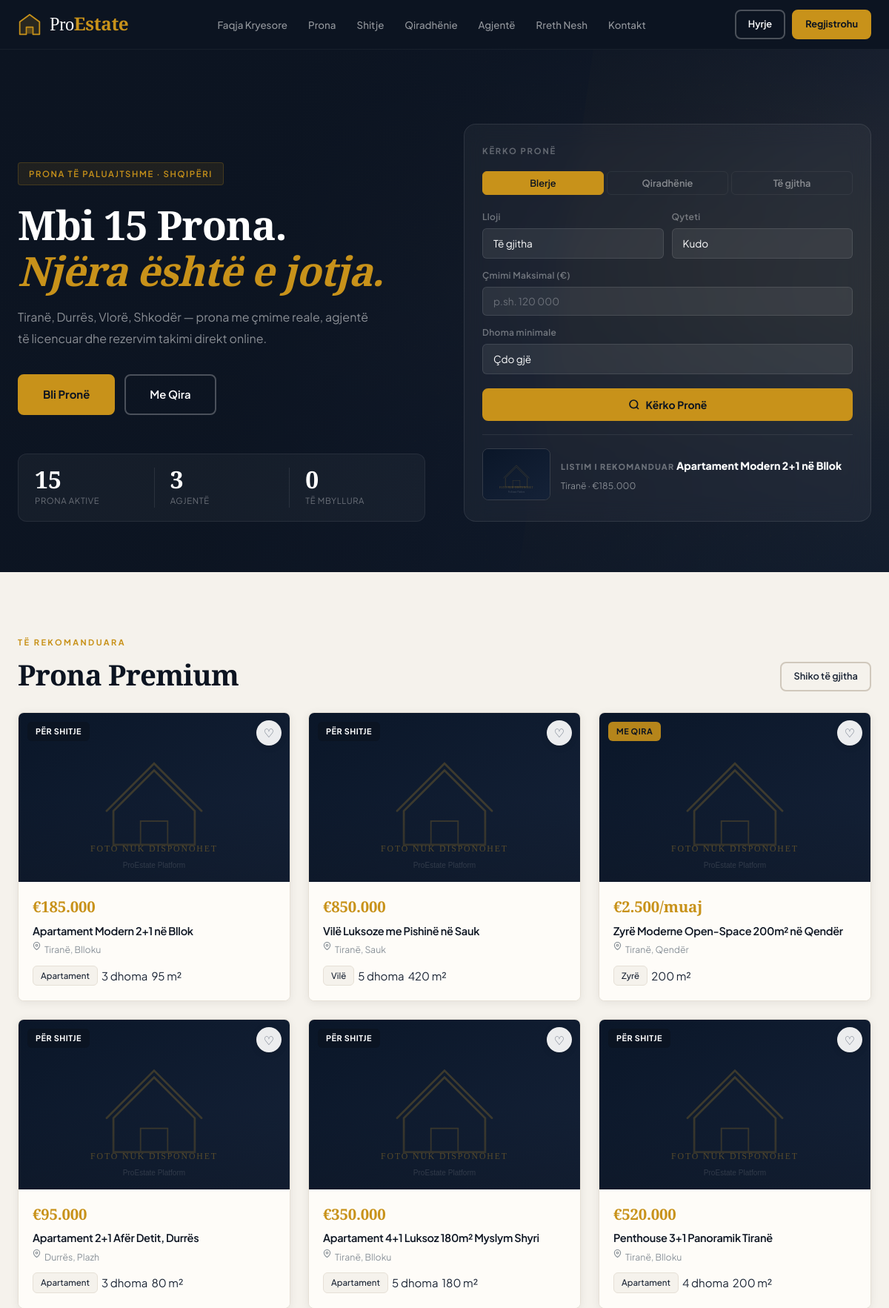
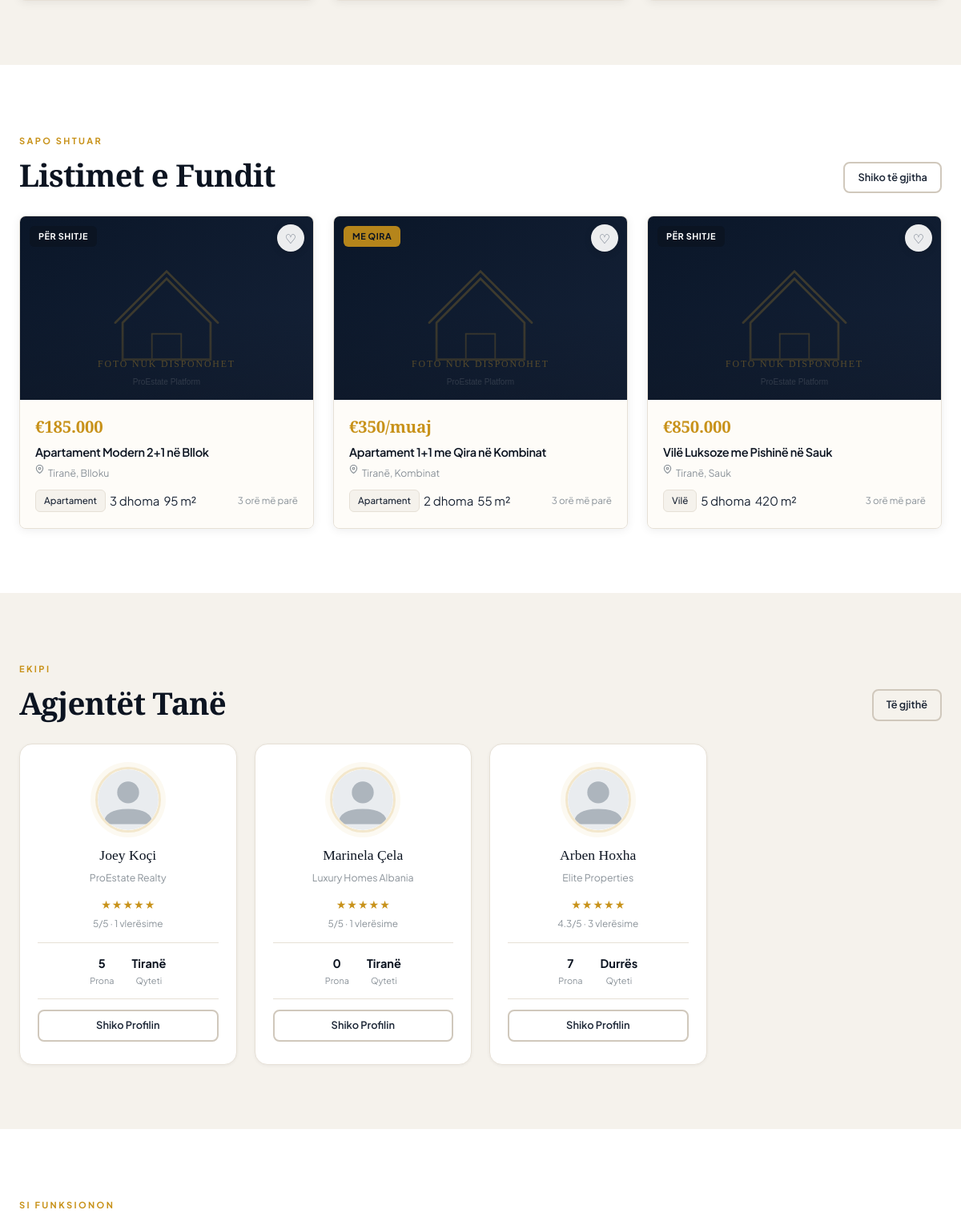
The page / (upper part) on the database its author committed (2 pictures, top to bottom).
### tables this page shows
CREATE TABLE IF NOT EXISTS `properties` (
  `id`           INT UNSIGNED     NOT NULL AUTO_INCREMENT,
  `title`        VARCHAR(300)     NOT NULL,
  `description`  TEXT             NOT NULL,
  `type`         ENUM('apartment','house','villa','commercial','office','land','garage') NOT NULL,
  `status`       ENUM('for_sale','for_rent','sold','rented') NOT NULL DEFAULT 'for_sale',
  `price`        DECIMAL(12,2)    NOT NULL,
  `price_period` ENUM('total','monthly','yearly') NOT NULL DEFAULT 'total',
  `area`         DECIMAL(10,2)    DEFAULT NULL COMMENT 'm2',
  `rooms`        TINYINT UNSIGNED DEFAULT 0,
  `bathrooms`    TINYINT UNSIGNED DEFAULT 0,
  `floor`        SMALLINT         DEFAULT NULL,
  `total_floors` SMALLINT         DEFAULT NULL,
  `year_built`   SMALLINT         DEFAULT NULL,
  `address`      VARCHAR(500)     NOT NULL,
  `city`         VARCHAR(100)     NOT NULL,
  `neighborhood` VARCHAR(200)     DEFAULT NULL,
  `latitude`     DECIMAL(10,8)    DEFAULT NULL,
  `longitude`    DECIMAL(11,8)    DEFAULT NULL,
  `owner_id`     INT UNSIGNED     NOT NULL,
  `agent_id`     INT UNSIGNED     DEFAULT NULL,
  `is_featured`  TINYINT(1)       NOT NULL DEFAULT 0,
  `is_active`    TINYINT(1)       NOT NULL DEFAULT 1,
  `approval_status` ENUM('pending','approved','rejected') NOT NULL DEFAULT 'approved',
  `is_verified`  TINYINT(1)       NOT NULL DEFAULT 1,
  `approved_at`  DATETIME         DEFAULT NULL,
  `approved_by`  INT UNSIGNED     DEFAULT NULL,
  `views`        INT UNSIGNED     NOT NULL DEFAULT 0,
  `created_at`   TIMESTAMP        NOT NULL DEFAULT CURRENT_TIMESTAMP,
  `updated_at`   TIMESTAMP        NOT NULL DEFAULT CURRENT_TIMESTAMP ON UPDATE CURRENT_TIMESTAMP,
  PRIMARY KEY (`id`),
  KEY `idx_city` (`city`),
  KEY `idx_type` (`type`),
  KEY `idx_status` (`status`),
  KEY `idx_price` (`price`),
  KEY `idx_featured` (`is_featured`),
  KEY `idx_active` (`is_active`),
  KEY `idx_approval` (`approval_status`),
  KEY `idx_verified` (`is_verified`),
  KEY `idx_owner` (`owner_id`),
  KEY `idx_agent` (`agent_id`),
  FULLTEXT KEY `ft_search` (`title`, `description`, `address`, `city`, `neighborhood`),
  CONSTRAINT `fk_prop_owner` FOREIGN KEY (`owner_id`) REFERENCES `users` (`id`) ON DELETE CASCADE,
  CONSTRAINT `fk_prop_agent` FOREIGN KEY (`agent_id`) REFERENCES `users` (`id`) ON DELETE SET NULL,
  CONSTRAINT `fk_prop_approved_by` FOREIGN KEY (`approved_by`) REFERENCES `users` (`id`) ON DELETE SET NULL
);

CREATE TABLE IF NOT EXISTS `users` (
  `id`                   INT UNSIGNED     NOT NULL AUTO_INCREMENT,
  `email`                VARCHAR(255)     NOT NULL,
  `password`             VARCHAR(255)     NOT NULL COMMENT 'bcrypt hash',
  `first_name`           VARCHAR(100)     NOT NULL,
  `last_name`            VARCHAR(100)     NOT NULL,
  `phone`                VARCHAR(25)      DEFAULT NULL,
  `gender`               ENUM('female','male','other','unspecified') NOT NULL DEFAULT 'unspecified',
  `role`                 ENUM('admin','agent','owner','client') NOT NULL DEFAULT 'client',
  `avatar`               VARCHAR(255)     DEFAULT NULL,
  `bio`                  TEXT             DEFAULT NULL,
  `agency_name`          VARCHAR(200)     DEFAULT NULL,
  `license_number`       VARCHAR(100)     DEFAULT NULL,
  `city`                 VARCHAR(100)     DEFAULT NULL,
  `is_active`            TINYINT(1)       NOT NULL DEFAULT 1,
  `email_verified`       TINYINT(1)       NOT NULL DEFAULT 0,
  `verification_token`   VARCHAR(64)      DEFAULT NULL,
  `reset_token`          VARCHAR(64)      DEFAULT NULL,
  `reset_token_expires`  DATETIME         DEFAULT NULL,
  `last_login`           DATETIME         DEFAULT NULL,
  `created_at`           TIMESTAMP        NOT NULL DEFAULT CURRENT_TIMESTAMP,
  `updated_at`           TIMESTAMP        NOT NULL DEFAULT CURRENT_TIMESTAMP ON UPDATE CURRENT_TIMESTAMP,
  PRIMARY KEY (`id`),
  UNIQUE KEY `uq_email` (`email`),
  KEY `idx_role` (`role`),
  KEY `idx_active` (`is_active`)
);

### index.php (the view, shortened to what the rows shown need)
<?php
require_once __DIR__ . '/includes/db.php';
require_once __DIR__ . '/includes/security.php';
require_once __DIR__ . '/includes/functions.php';
$featured = db_rows(
    "SELECT p.*, pi.filename AS primary_img FROM properties p
     LEFT JOIN property_images pi ON pi.property_id=p.id AND pi.is_primary=1
     WHERE p.is_active=1 AND p.approval_status='approved' AND p.is_featured=1 ORDER BY p.created_at DESC LIMIT 6"
);
$latest = db_rows(
    "SELECT p.*, pi.filename AS primary_img FROM properties p
     LEFT JOIN property_images pi ON pi.property_id=p.id AND pi.is_primary=1
     WHERE p.is_active=1 AND p.approval_status='approved' ORDER BY p.created_at DESC LIMIT 3"
);
$agents = db_rows(
    "SELECT u.*, COUNT(DISTINCT p.id) as pc, COALESCE(AVG(r.rating),0) as avg_r, COUNT(DISTINCT r.id) as rc
     FROM users u
     LEFT JOIN properties p ON p.agent_id=u.id AND p.is_active=1 AND p.approval_status='approved'
     LEFT JOIN reviews r ON r.agent_id=u.id
     WHERE u.role='agent' AND u.is_active=1
     GROUP BY u.id ORDER BY avg_r DESC, pc DESC LIMIT 4"
);
$stats   = get_site_stats();
$fav_ids = [];
require __DIR__ . '/templates/header.php';
?>
<section class="hero">
  <div class="hero__inner">
    <div class="container">
      <div class="hero__layout">
        <div class="hero__content">
          <h1>Mbi <?= $stats['total_properties'] ?> Prona.<br><em>Njëra është e jotja.</em></h1>
        </div>
        <div class="hero__search-panel">
          <?php
            $hero_preview = $featured[0] ?? ($latest[0] ?? null);
            if ($hero_preview):
              $hero_img = !empty($hero_preview['primary_img'])
                ? SITE_URL . '/uploads/properties/' . $hero_preview['primary_img']
                : SITE_URL . '/assets/images/property-placeholder.svg';
          ?>
          <div class="hero__property-preview">
            <a href="<?= SITE_URL ?>/property.php?id=<?= (int)$hero_preview['id'] ?>" class="hero-preview-card">
              <img src="<?= e($hero_img) ?>" alt="<?= e($hero_preview['title']) ?>" loading="lazy">
              <span>
                <span class="hero-preview-card__label">Listim i rekomanduar</span>
                <span class="hero-preview-card__title"><?= e($hero_preview['title']) ?></span>
                <span class="hero-preview-card__meta"><?= e($hero_preview['city']) ?> · <?= format_price((float)$hero_preview['price'], $hero_preview['price_period']) ?></span>
              </span>
            </a>
          </div>
          <?php endif; ?>
        </div>
      </div>
    </div>
  </div>
</section>
<?php if (!empty($featured)): ?>
<section class="section section--alt">
  <div class="container">
    <div class="section-heading-row">
      <div><div class="section__eyebrow">Të Rekomanduara</div><h2 style="margin:0;">Prona Premium</h2></div>
    </div>
    <div class="properties-grid">
      <?php foreach ($featured as $p):
        $img   = $p['primary_img'] ? SITE_URL.'/uploads/properties/'.$p['primary_img'] : SITE_URL.'/assets/images/property-placeholder.svg';
        $scode = $p['status']==='for_sale'?'sale':($p['status']==='for_rent'?'rent':'other');
        $is_fav= in_array($p['id'], $fav_ids);
      ?>
      <div class="property-card" data-id="<?= $p['id'] ?>">
        <a href="<?= SITE_URL ?>/property.php?id=<?= $p['id'] ?>" class="property-card__img-wrap">
          <img src="<?= e($img) ?>" alt="<?= e($p['title']) ?>" loading="lazy" onerror="this.src='<?= SITE_URL ?>/assets/images/property-placeholder.svg'">
          <span class="badge badge--<?= $scode ?>"><?= property_status_label($p['status']) ?></span>
          <button class="btn-fav <?= $is_fav?'active':'' ?>" data-id="<?= $p['id'] ?>" onclick="toggleFav(event,<?= $p['id'] ?>)"><?= $is_fav?'♥':'♡' ?></button>
        </a>
        <div class="property-card__body">
          <div class="property-card__price"><?= format_price((float)$p['price'],$p['price_period']) ?></div>
          <h3 class="property-card__title"><a href="<?= SITE_URL ?>/property.php?id=<?= $p['id'] ?>"><?= e($p['title']) ?></a></h3>
          <div class="property-card__location">
            <svg width="11" height="11" viewBox="0 0 24 24" fill="none" stroke="currentColor" stroke-width="2.5" style="flex-shrink:0"><path d="M21 10c0 7-9 13-9 13s-9-6-9-13a9 9 0 0118 0z"/><circle cx="12" cy="10" r="3"/></svg>
            <?= e($p['city']) ?><?= $p['neighborhood']?', '.e($p['neighborhood']):'' ?>
          </div>
          <div class="property-card__meta">
            <span class="meta-tag"><?= property_type_label($p['type']) ?></span>
            <?php if ($p['rooms']): ?><span><?= $p['rooms'] ?> dhoma</span><?php endif; ?>
            <?php if ($p['area']): ?><span><?= format_area((float)$p['area']) ?></span><?php endif; ?>
          </div>
        </div>
      </div>
      <?php endforeach; ?>
    </div>
  </div>
</section>
<?php endif; ?>
<section class="section">
  <div class="container">
    <div class="section-heading-row">
      <div><div class="section__eyebrow">Sapo Shtuar</div><h2 style="margin:0;">Listimet e Fundit</h2></div>
    </div>
    <div class="properties-grid" style="grid-template-columns:repeat(auto-fill,minmax(340px,1fr));">
      <?php foreach ($latest as $p):
        $img   = $p['primary_img'] ? SITE_URL.'/uploads/properties/'.$p['primary_img'] : SITE_URL.'/assets/images/property-placeholder.svg';
        $scode = $p['status']==='for_sale'?'sale':'rent';
        $is_fav= in_array($p['id'], $fav_ids);
      ?>
      <div class="property-card" data-id="<?= $p['id'] ?>">
        <a href="<?= SITE_URL ?>/property.php?id=<?= $p['id'] ?>" class="property-card__img-wrap">
          <img src="<?= e($img) ?>" alt="<?= e($p['title']) ?>" loading="lazy">
          <span class="badge badge--<?= $scode ?>"><?= property_status_label($p['status']) ?></span>
          <button class="btn-fav <?= $is_fav?'active':'' ?>" data-id="<?= $p['id'] ?>" onclick="toggleFav(event,<?= $p['id'] ?>)"><?= $is_fav?'♥':'♡' ?></button>
        </a>
        <div class="property-card__body">
          <div class="property-card__price"><?= format_price((float)$p['price'],$p['price_period']) ?></div>
          <h3 class="property-card__title"><a href="<?= SITE_URL ?>/property.php?id=<?= $p['id'] ?>"><?= e($p['title']) ?></a></h3>
          <div class="property-card__location">
            <svg width="11" height="11" viewBox="0 0 24 24" fill="none" stroke="currentColor" stroke-width="2.5" style="flex-shrink:0"><path d="M21 10c0 7-9 13-9 13s-9-6-9-13a9 9 0 0118 0z"/><circle cx="12" cy="10" r="3"/></svg>
            <?= e($p['city']) ?><?= $p['neighborhood']?', '.e($p['neighborhood']):'' ?>
          </div>
          <div class="property-card__meta">
            <span class="meta-tag"><?= property_type_label($p['type']) ?></span>
            <?php if ($p['rooms']): ?><span><?= $p['rooms'] ?> dhoma</span><?php endif; ?>
            <?php if ($p['area']): ?><span><?= format_area((float)$p['area']) ?></span><?php endif; ?>
            <span style="margin-left:auto;color:var(--text-3);font-size:.73rem;"><?= time_ago($p['created_at']) ?></span>
          </div>
        </div>
      </div>
      <?php endforeach; ?>
    </div>
  </div>
</section>
<section class="section section--alt">
  <div class="container">
    <div class="section-heading-row">
      <div><div class="section__eyebrow">Ekipi</div><h2 style="margin:0;">Agjentët Tanë</h2></div>
    </div>
    <div class="agents-grid">
      <?php foreach ($agents as $a): $avg = round((float)$a['avg_r'],1); ?>
      <div class="agent-card">
        <img src="<?= get_avatar_url($a['avatar']) ?>" alt="<?= e($a['first_name']) ?>" class="agent-card__avatar">
        <div class="agent-card__name"><?= e($a['first_name'].' '.$a['last_name']) ?></div>
        <div class="agent-card__agency"><?= e($a['agency_name'] ?? 'ProEstate') ?></div>
        <?= render_stars($avg) ?>
        <div style="font-size:.74rem;color:var(--text-3);margin-top:2px;"><?= $avg>0 ? $avg.'/5 · '.$a['rc'].' vlerësime' : 'Pa vlerësime' ?></div>
        <div class="agent-card__stats">
          <div class="agent-stat"><div class="agent-stat__n"><?= $a['pc'] ?></div><div class="agent-stat__l">Prona</div></div>
          <div class="agent-stat"><div class="agent-stat__n"><?= e($a['city']??'-') ?></div><div class="agent-stat__l">Qyteti</div></div>
        </div>
        <a href="<?= SITE_URL ?>/agent.php?id=<?= $a['id'] ?>" class="btn btn--outline-navy btn--sm btn--full">Shiko Profilin</a>
      </div>
      <?php endforeach; ?>
    </div>
  </div>
</section>
<?php require __DIR__ . '/templates/footer.php'; ?>

### includes/functions.php (shortened to what the rows shown need)
<?php
function format_price(float $price, string $period = 'total'): string {
    $formatted = number_format($price, 0, ',', '.');
    if ($period === 'monthly') return "€{$formatted}/muaj";
    return "€{$formatted}";
}
function format_area(float $area): string {
    return number_format($area, 0, ',', '.') . ' m²';
}
function time_ago(string $datetime): string {
    $diff = time() - strtotime($datetime);
    if ($diff < 86400)    return (int)($diff/3600) . ' orë më parë';
    return (int)($diff/31536000) . ' vit më parë';
}
function property_type_label(string $type): string {
    $map = [
        'apartment'  => 'Apartament',
        'house'      => 'Shtëpi',
        'villa'      => 'Vilë',
        'commercial' => 'Komerciale',
        'office'     => 'Zyrë',
        'land'       => 'Truall',
        'garage'     => 'Garazh',
    ];
    return $map[$type] ?? ucfirst($type);
}
function property_status_label(string $status): string {
    $map = [
        'for_sale' => 'Për Shitje',
        'for_rent' => 'Me Qira',
        'sold'     => 'Shitur',
        'rented'   => 'Me Qira (Zënë)',
    ];
    return $map[$status] ?? $status;
}
function get_avatar_url(?string $avatar): string {
    return SITE_URL . '/assets/images/default-avatar.svg';
}
function render_stars(float $rating, bool $readonly = true): string {
    $html = '<div class="stars' . ($readonly ? '' : ' stars--interactive') . '">';
    for ($i = 1; $i <= 5; $i++) {
        $class = $i <= $rating ? 'star star--filled' : 'star';
        $html .= "<span class=\"{$class}\">★</span>";
    }
    $html .= '</div>';
    return $html;
}
function get_site_stats(): array {
    return [
        'total_properties' => db_count("SELECT COUNT(*) FROM properties WHERE is_active = 1 AND approval_status='approved'"),
        'total_agents'     => db_count("SELECT COUNT(*) FROM users WHERE role = 'agent' AND is_active = 1"),
        'total_clients'    => db_count("SELECT COUNT(*) FROM users WHERE role IN ('client','owner') AND is_active = 1"),
        'sold_rented'      => db_count("SELECT COUNT(*) FROM properties WHERE status IN ('sold','rented')"),
    ];
}

### rows shown on the page
properties: title "Apartament Modern 2+1 në Bllok", city "Tiranë", price+price_period "€185.000", status "PËR SHITJE", format_price((float)$p['price'],$p['price_period']) "€185.000", neighborhood "Blloku", type "Apartament", rooms "3", area "95 m²", created_at "3 orë më parë"
properties: status "PËR SHITJE", format_price((float)$p['price'],$p['price_period']) "€850.000", title "Vilë Luksoze me Pishinë në Sauk", city "Tiranë", neighborhood "Sauk", type "Vilë", rooms "5", area "420 m²", created_at "3 orë më parë"
properties: status "ME QIRA", format_price((float)$p['price'],$p['price_period']) "€2.500/muaj", title "Zyrë Moderne Open-Space 200m² në Qendër", city "Tiranë", neighborhood "Qendër", type "Zyrë", area "200 m²"
properties: status "PËR SHITJE", format_price((float)$p['price'],$p['price_period']) "€95.000", title "Apartament 2+1 Afër Detit, Durrës", city "Durrës", neighborhood "Plazh", type "Apartament", rooms "3", area "80 m²"
properties: status "PËR SHITJE", format_price((float)$p['price'],$p['price_period']) "€350.000", title "Apartament 4+1 Luksoz 180m² Myslym Shyri", city "Tiranë", neighborhood "Blloku", type "Apartament", rooms "5", area "180 m²"
properties: status "PËR SHITJE", format_price((float)$p['price'],$p['price_period']) "€520.000", title "Penthouse 3+1 Panoramik Tiranë", city "Tiranë", neighborhood "Blloku", type "Apartament", rooms "4", area "200 m²"
properties: status "ME QIRA", format_price((float)$p['price'],$p['price_period']) "€350/muaj", title "Apartament 1+1 me Qira në Kombinat", city "Tiranë", neighborhood "Kombinat", type "Apartament", rooms "2", area "55 m²", created_at "3 orë më parë"
users: first_name+last_name "Joey Koçi", agency_name "ProEstate Realty", avg "5", rc "1", pc "5", city "Tiranë"
users: first_name+last_name "Marinela Çela", agency_name "Luxury Homes Albania", avg "5", rc "1", pc "0", city "Tiranë"
users: first_name+last_name "Arben Hoxha", agency_name "Elite Properties", avg "4.3", rc "3", pc "7", city "Durrës"

### other values the page prints
$stats['total_properties'] "15"
$stats['total_agents'] "3"
$stats['sold_rented'] "0"
